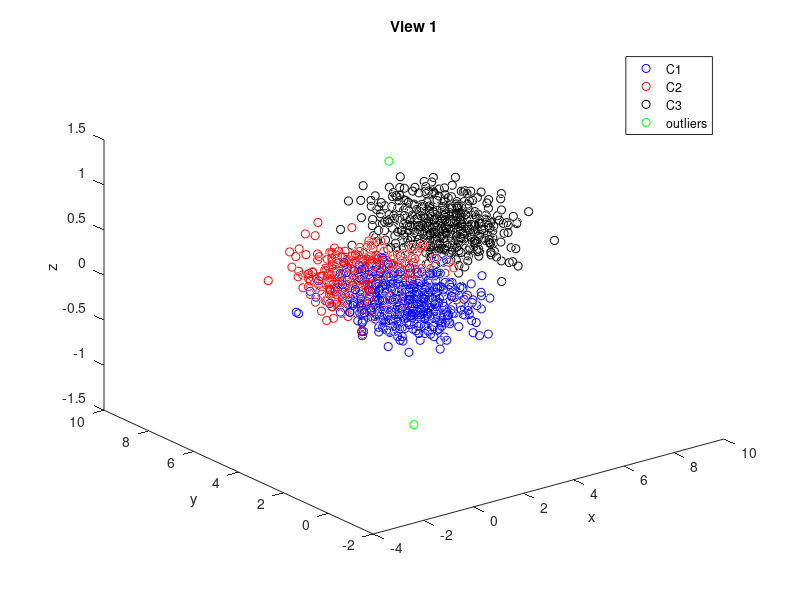
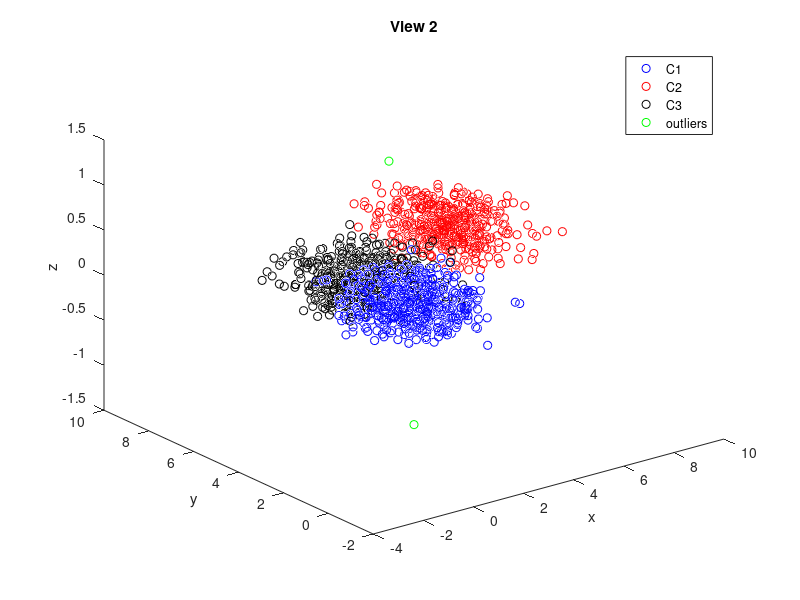

Recreate these plots in MATLAB, in order. (Note: this script raises an error after producing the figures.)
clc
clear all

addpath('./utils')

%% Generate mixture Gaussians (convex shapes) synthetic dataset. Dataset has two views with 1502 samples and 3 dimensions, with 3 classes.
... There are 500 samples per class and 2 outliers. The samples are modelled to approximatelty live on a 2 dimensional subspace 
... this is done by modelling each class by  2-dimensional Gaussian distrubtion, then the 3rd dimension is added by unifrom random noise.
... Both views contain complementary information.
... In view 1: class 1 and 2 are overlapping and class 3 is distinguished from both classes 1 and 2.
... In view 2: class 1 and 3 are overlapping and class 2 is distinguished from both classes 1 and 3.


%%%% view 1 construction
N = 500; % number of samples
C1 = [1,0;0,1]; % covaraince matric of Class 1
m1 = [1;2]; % mean of Class 1


C2 = [1,0;0,1]; % covaraince matric of Class 2
m2 = [1;4]; % mean of Class 2

C3 = [1,0;0,1]; % covaraince matric of Class 3
m3 = [6;6]; % mean of Class 3

X1 = m1 + chol(C1)*randn(2,N); % 2-dimnesional Gaussian consturction
X1(3,:) = 0.5.*rand(1,N); % adding uniform random noise to construct 3rd dimension

X2 = m2 + chol(C2)*randn(2,N); 
X2(3,:) = 0.5.*rand(1,N);

X3 = m3 + chol(C3)*randn(2,N);
X3(3,:) = 0.5.*rand(1,N);

out1 = [2;4;1.5]; % outlier point 1
out2 = [3;4;-1.5]; % outlier point 2
X_v1 = [X1, X2, X3, out1, out2]; % final multi-view dataset



figure (1)
title('View 1')
plot3(X_v1(1,1:500),X_v1(2,1:500),X_v1(3,1:500),'bo')
hold on 
plot3(X_v1(1,501:1000),X_v1(2,501:1000),X_v1(3,501:1000),'ro')
hold on 
plot3(X_v1(1,1001:1500),X_v1(2,1001:1500),X_v1(3,1001:1500),'ko')
hold on
plot3(X_v1(1,1501:1502),X_v1(2,1501:1502),X_v1(3,1501:1502),'go')
title('View 1')
xlabel('x')
ylabel('y')
zlabel('z')
legend('C1','C2','C3','outliers')

%%%% view 2 construction
C1 = [1,0;0,1];
m1 = [1;2];


C2 = [1,0;0,1];
m2 = [6;6];

C3 = [1,0;0,1];
m3 = [1;4];

X1 = m1 + chol(C1)*randn(2,N);
X1(3,:)= 0.5 .* rand(1,N);

X2 = m2 + chol(C2)*randn(2,N);
X2(3,:)= 0.5 .* rand(1,N);

X3 = m3 + chol(C3)*randn(2,N);
X3(3,:)= 0.5 .* rand(1,N);

X_v2= [X1, X2, X3, out1, out2];

figure (2)
plot3(X_v2(1,1:500),X_v2(2,1:500),X_v2(3,1:500),'bo')
hold on 
plot3(X_v2(1,501:1000),X_v2(2,501:1000),X_v2(3,501:1000),'ro')
hold on 
plot3(X_v2(1,1001:1500),X_v2(2,1001:1500),X_v2(3,1001:1500),'ko')
hold on 
plot3(X_v2(1,1501:1502),X_v2(2,1501:1502),X_v2(3,1501:1502),'go')
title('View 2')
xlabel('x')
ylabel('y')
zlabel('z')
legend('C1','C2','C3','outliers')


%% 
X_data(:,:,1) = zeros(size(X_v1));
X_data(:,:,2) = zeros(size(X_v2));
X_Lap         = zeros(size(X_v1,2), size(X_v1,2), 2);
        
X_data(:,:,1) = X_v1;
X_data(:,:,2) = X_v2;

%%%%% normalizing each view 

%%% normalize mean to zero
for i = 1:size(X_data,1)
        
    X_data_m(i,:,1) = X_data(i,:,1)-mean(X_data(i,:,1));
    
end
    
for i = 1:size(X_data,1)
        
    X_data_m(i,:,2) = X_data(i,:,2) - mean(X_data(i,:,2));
    
end
%%%    

%%% normalize standard deviation to one    
for i=1:size(X_data,1)
        
    X_data_m(i,:,1) = X_data_m(i,:,1) / std(X_data_m(i,:,1));
    
end
    
for i = 1:size(X_data,1)
        
    X_data_m(i,:,2) = X_data_m(i,:,2) / std(X_data_m(i,:,2));
    
end
%%%

%%%%%

%%% Building K-NN Graph and computing Laplacian matrix.    
K=200;
[Lap_graph1, ~] = build_knn_graph(X_data_m(:,:,1)',K); % returns graph Laplacian matrix.
    
[Lap_graph2, ~] = build_knn_graph(X_data_m(:,:,2)',K); % returns graph Laplacian matrix.
%%%

X_Lap(:,:,1) = Lap_graph1;
X_Lap(:,:,2) = Lap_graph2;

%%% find shared latent space using CGRMSL    
lambda = [0.15,0.15];
alpha = 1;
gamma_v = [4,1]; 
[L_multi,S_multi,L_star,~,~,obj] = CGRMSL(X_data_m,X_Lap,lambda,alpha,gamma_v);
%%%

%%% plotting objective function of CGRMSL to show convergence
figure (3)
plot(obj,'-o')
title('Convergence Plot')
ylabel('objective function value')
xlabel('iteration')

% projecting L_star onto its column space, creating a two dimensional projection
[U,~,~] = svd(L_star);
Z_star  = U(:,1:2)'*L_star;
%

% plot Z_star for visualization
figure (4)
plot(Z_star(1,1:500),Z_star(2,1:500),'bo')
hold on
plot(Z_star(1,501:1000),Z_star(2,501:1000),'ro')
hold on 
plot(Z_star(1,1001:1500),Z_star(2,1001:1500),'ko')
hold on 
plot(Z_star(1,1501:1502),Z_star(2,1501:1502),'go')
legend('C1','C2','C3','outliers')



% projecting the low rank matrix of the first view ( L_multi(:,:,1) ) onto its column space, creating a two dimensional projection
[U,~,~] = svd(L_multi(:,:,1));
Z1      = U(:,1:2)'*L_multi(:,:,1);

% plot Z1 for visualization
figure(5)
plot(Z1(1,1:500),Z1(2,1:500),'bo')
hold on
plot(Z1(1,501:1000),Z1(2,501:1000),'ro')
hold on 
plot(Z1(1,1001:1500),Z1(2,1001:1500),'ko')
hold on 
plot(Z1(1,1501:1502),Z1(2,1501:1502),'go')
legend('C1','C2','C3','outliers')

% projecting the low rank matrix of the second view ( L_multi(:,:,2) ) onto its column space, creating a two dimensional projection
[U,~,~] =  svd(L_multi(:,:,2));
Z2      =  U(:,1:2)'*L_multi(:,:,2);

figure(6)
plot(Z2(1,1:500),Z2(2,1:500),'bo')
hold on
plot(Z2(1,501:1000),Z2(2,501:1000),'ro')
hold on 
plot(Z2(1,1001:1500),Z2(2,1001:1500),'ko')
hold on 
plot(Z2(1,1501:1502),Z2(2,1501:1502),'go')
legend('C1','C2','C3','outliers')

%%%% Finding outliers using reconstruction errors, for both views.

%%% view 1 reconstruction errors

err = sqrt(sum(  (X_data_m(:,:,1)-L_star).^2 ) );  % sample-wise reconstruction error

figure (11)
plot(1:1500,err(1:1500),'bx')
hold on 
plot(1501:1502,err(1501:1502),'r*')
title('View 1 Reconsturction error (CGRMSL)')
ylabel('Reconstruction error') 
xlabel('Sample Index')
legend('uncorrupted samples','outliers')
%%%%

%%% view 2 reconstruction errors

err = sqrt( sum( (X_data_m(:,:,2) - L_star).^2 ) );  % sample-wise reconstruction error
figure (12)
plot(1:1500,err(1:1500),'bx')
hold on 
plot(1501:1502,err(1501:1502),'r*')
title('View 2 Reconsturction error (CGRMSL)')
ylabel('Reconstruction error') 
xlabel('Sample Index')

%%%

%% CGMSL: non - robust CGRMSL.

clear X_data X_Lap    
X_data(:,:,1) = zeros(size(X_v1));
X_data(:,:,2) = zeros(size(X_v2));
X_Lap         = zeros(size(X_v1,2), size(X_v1,2), 2);

X_data(:,:,1) = X_v1;
X_data(:,:,2) = X_v2;

    
    
%%%%% normalizing each view 

%%% normalize mean to zero
for i = 1:size(X_data,1)
        
    X_data_m(i,:,1) = X_data(i,:,1) - mean(X_data(i,:,1));
    
end
    
for i = 1:size(X_data,1)
        
    X_data_m(i,:,2) = X_data(i,:,2) - mean(X_data(i,:,2));
    
end
%%%    
%%% normalize standard deviation to one     
for i = 1:size(X_data,1)
        
    X_data_m(i,:,1) = X_data_m(i,:,1) / std(X_data_m(i,:,1));
    
end
    
for i = 1:size(X_data,1)
        
    X_data_m(i,:,2) = X_data_m(i,:,2) / std(X_data_m(i,:,2));
    
end
%%%

%%%%%

%%% Building Graph and computing Laplacina matrix.    
K=200;
[Lap_graph1, ~] = build_knn_graph(X_data_m(:,:,1)',K); % returns graph Laplacian matrix.
    
[Lap_graph2, ~] = build_knn_graph(X_data_m(:,:,2)',K); % returns graph Laplacian matrix.
%%%
    
X_Lap(:,:,1)=Lap_graph1;
X_Lap(:,:,2)=Lap_graph2;

%%% find shared latent space using CGMSL
alpha = 1;
gamma_v = [4,1];
lambda = [2,2];
[L_hat, L_star, W_k, cnt, obj_func] = admm_algo_CGMSL(X_data_m,X_Lap,lambda,alpha,gamma_v);
%%%

%%% plotting objective function of CGRMSL to show convergence
figure (13)
plot(obj_func,'-o')
%%%
 
[P,~,~] = svd(L_star);
Z_star = P(:,1:2)'*L_star;

figure (14)
plot(Z_star(1,1:500),Z_star(2,1:500),'bo')
hold on
plot(Z_star(1,501:1000),Z_star(2,501:1000),'ro')
hold on 
plot(Z_star(1,1001:1500),Z_star(2,1001:1500),'ko')
hold on 
plot(Z_star(1,1501:1502),Z_star(2,1501:1502),'go')


%%% view 1 reconstruction errors

err = sqrt(sum(  (X_data_m(:,:,1)-L_star).^2 ) );  % sample-wise reconstruction error

figure (15)
plot(1:1500,err(1:1500),'bx')
hold on 
plot(1501:1502,err(1501:1502),'r*')
ylabel('Reconstruction error') 
xlabel('Sample Index')
legend('uncorrupted samples','outliers')
%%%%

%%% view 2 reconstruction errors

err = sqrt( sum( (X_data_m(:,:,2) - L_star).^2 ) ); % sample-wise reconstruction error
figure (16)
plot(1:1500, err(1:1500),'bx')
hold on 
plot(1501:1502, err(1501:1502),'r*')
ylabel('Reconstruction error') 
xlabel('Sample Index')

%%% 

